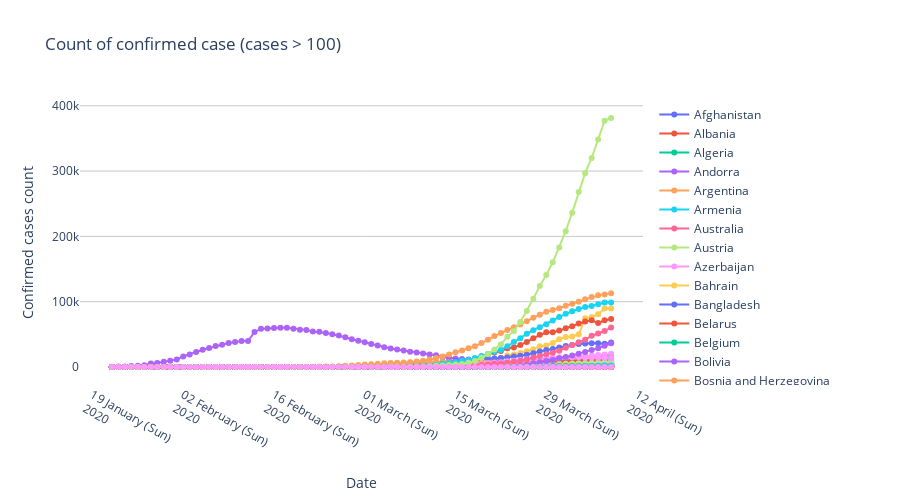

This figure's notebook cell:
### Code cell
current_cases = confirmed_cases.subtract(recovered, fill_value=0)
current_cases = current_cases.sort_values(datetime.datetime.now().replace(hour=0, minute=0, second=0, microsecond=0) - timedelta(days=1))

fig = go.Figure()
for country in countries_whith_min_hundred_cases["CountryOrRegion"].drop_duplicates().tolist():
    fig.add_trace(
        go.Scatter(
            x=current_cases.columns,
            y=current_cases[current_cases.index == country].values[0],
            name=country,
            mode="lines+markers",
            line={"width": 2}
        )
    )
fig.update_layout(title="Count of confirmed case (cases > 100)",
                  xaxis_tickformat="%d %B (%a)<br>%Y",
                  height=500, 
                  plot_bgcolor="rgb(255, 255, 255)")
fig.update_xaxes(title_text="Date")
fig.update_yaxes(title_text="Confirmed cases count",
                 gridcolor="rgb(200, 200, 200)", 
                 gridwidth=1)
fig.show()
